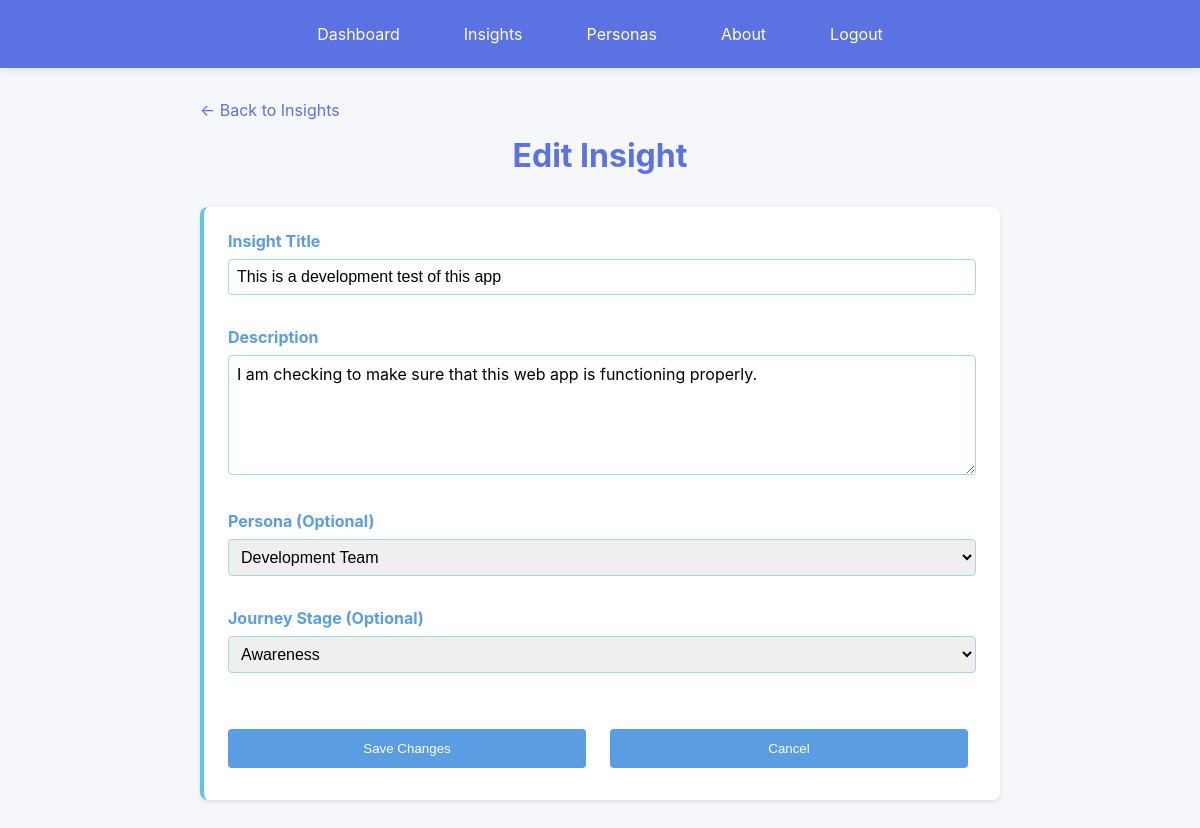
Page /insights/10/edit (signed in) on the committed database.
### models.py (models this page shows, shortened)
class Insight(db.Model):
    __tablename__ = 'insights'
    id = db.Column(db.Integer, primary_key=True)
    user_id = db.Column(db.Integer, db.ForeignKey('users.id'), nullable=True, index=True)
    title = db.Column(db.String(200), nullable=False)
    description = db.Column(db.Text, nullable=False)
    persona_id = db.Column(db.Integer, db.ForeignKey('personas.id'), nullable=True)
    journey_stage = db.Column(db.String(100), nullable=True)
    timestamp = db.Column(db.DateTime, nullable=False, default=datetime.utcnow)
    ai_summary = db.Column(db.Text, nullable=True)
    def to_dict(self):
        return {
            'id': self.id,
            'user_id': self.user_id,
            'title': self.title,
            'description': self.description,
            'persona_id': self.persona_id,
            'persona_name': self.persona.name if self.persona else None,
            'journey_stage': self.journey_stage,
            'timestamp': self.timestamp.isoformat() if self.timestamp else None,
            'ai_summary': self.ai_summary
        }

### web_app.py (the view, shortened to what this page needs)
@app.route('/insights/<int:insight_id>/edit', methods=['GET', 'POST'])
@login_required
def edit_insight(insight_id):
    user_id = current_user_id()
    insight = Insight.query.filter_by(id=insight_id, user_id=user_id).first_or_404()
    personas_list = Persona.query.filter_by(user_id=user_id).all()
    return render_template(
        'edit_insight.html',
        insight=insight.to_dict(),
        personas=[p.to_dict() for p in personas_list]
    )

### models.py (called while the page is built)
    def to_dict(self):
        return {
            'id': self.id,
            'user_id': self.user_id,
            'name': self.name,
            'description': self.description,
            'timestamp': self.timestamp.isoformat() if self.timestamp else None
        }

### web_app.py (called while the page is built)
def current_user_id():
    return session.get('user_id')

def get_current_user():
    user_id = current_user_id()
    if not user_id:
        return None
    return User.query.get(user_id)

def login_required(view_func):
    @wraps(view_func)
    def wrapped(*args, **kwargs):
        if not current_user_id():
            flash('Please log in to continue.', 'error')
            return redirect(url_for('login'))
        return view_func(*args, **kwargs)
    return wrapped

@app.context_processor
def inject_shared_context():
    return {
        'colors': COLORS,
        'current_user': get_current_user()
    }

### templates/edit_insight.html (shortened to what this page needs)
{% extends "base.html" %}
{% block content %}
<div style="max-width: 800px; margin: 0 auto;">
    <a href="/insights" style="color: var(--royal-blue); text-decoration: none; margin-bottom: 1rem; display: inline-block;">← Back to Insights</a>
    <h1>Edit Insight</h1>
    <div class="card">
        <form method="POST" style="display: flex; flex-direction: column; gap: 1rem;">
            <div class="form-group">
                <label for="title">Insight Title</label>
                <input type="text" id="title" name="title" value="{{ insight.title }}" required style="width: 100%; padding: 0.5rem; border: 1px solid var(--soft-blue); border-radius: 4px;">
            </div>
            <div class="form-group">
                <label for="description">Description</label>
                <textarea id="description" name="description" required style="width: 100%; padding: 0.5rem; border: 1px solid var(--soft-blue); border-radius: 4px; min-height: 120px;">{{ insight.description }}</textarea>
            </div>
            <div class="form-group">
                <label for="persona_id">Persona (Optional)</label>
                <select id="persona_id" name="persona_id" style="width: 100%; padding: 0.5rem; border: 1px solid var(--soft-blue); border-radius: 4px;">
                    {% for persona in personas %}
                    <option value="{{ persona.id }}" {% if insight.persona_id == persona.id %}selected{% endif %}>{{ persona.name }}</option>
                    {% endfor %}
                </select>
            </div>
            <div class="form-group">
                <label for="journey_stage">Journey Stage (Optional)</label>
                <select id="journey_stage" name="journey_stage" style="width: 100%; padding: 0.5rem; border: 1px solid var(--soft-blue); border-radius: 4px;">
                    <option value="Awareness" {% if insight.journey_stage == 'Awareness' %}selected{% endif %}>Awareness</option>
                </select>
            </div>
            <div style="display: flex; gap: 1rem; margin-top: 1rem;">
                <button type="submit" class="btn btn-success" style="flex: 1;">Save Changes</button>
                <button type="button" class="btn btn-secondary" onclick="window.location.href='/insights/{{ insight.id }}'" style="flex: 1;">Cancel</button>
            </div>
        </form>
    </div>
</div>
{% endblock %}

### static/style.css (style rules this page uses)
* { margin: 0; padding: 0; box-sizing: border-box; }
body { font-family: -apple-system, BlinkMacSystemFont, 'Segoe UI', Roboto, Oxygen, Ubuntu, Cantarell, sans-serif; background-color: #f5f7fa; color: #333; }
h1 { color: var(--royal-blue); margin-bottom: 2rem; text-align: center; }
.card { background: var(--white); border-radius: 8px; padding: 1.5rem; box-shadow: 0 2px 4px rgba(0,0,0,0.1); border-left: 4px solid var(--sky-blue); }
.btn { background-color: var(--royal-blue); color: white; padding: 0.75rem 1.5rem; border: none; border-radius: 4px; cursor: pointer; transition: background-color 0.3s; margin: 0.5rem 0.5rem 0.5rem 0; }
.btn-secondary { background-color: var(--medium-blue); }
.btn-success { background-color: var(--medium-blue); }
select, input { padding: 0.5rem; border: 1px solid var(--soft-blue); border-radius: 4px; font-size: 1rem; }
.form-group { margin-bottom: 1rem; }
label { display: block; margin-bottom: 0.5rem; color: var(--medium-blue); font-weight: bold; }
textarea { width: 100%; padding: 0.5rem; border: 1px solid var(--soft-blue); border-radius: 4px; font-size: 1rem; font-family: inherit; min-height: 100px; }

### rows in the picture
Insight: title "This is a development test of this app", description "I am checking to make sure that this web app is functioning properly.", journey_stage "Awareness"

### other values in the picture
form field persona_id "Development Team"
